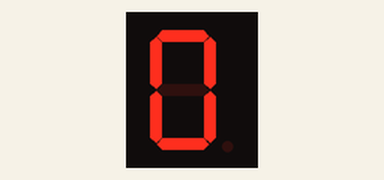
Simulated run of this sketch. Board: Arduino Uno, built with avr-gcc and run on an emulated ATmega328P. Shown: 1-digit seven-segment display. Wiring (inferred from the names in the program): 1-digit 7-segment display, segments lit when HIGH: segments pin 2, pin 3, pin 4, pin 5, pin 6, pin 7, pin 8. The segment pins are drawn as the display they are named for.

Above: at 0.1 s.
At 4.1 s:
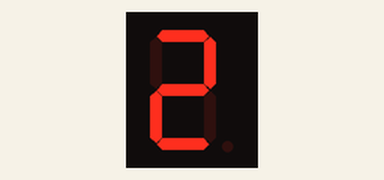
At 8.1 s:
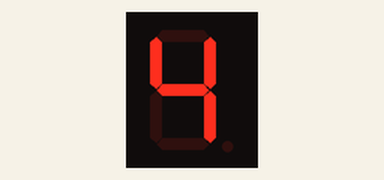
At 16.1 s:
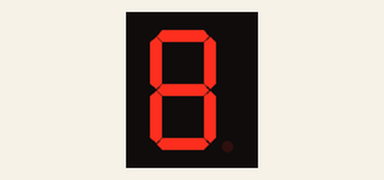
At 26.1 s:
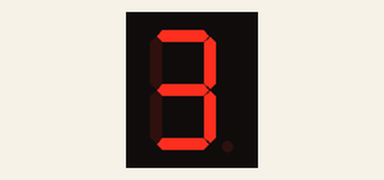
At 38.1 s:
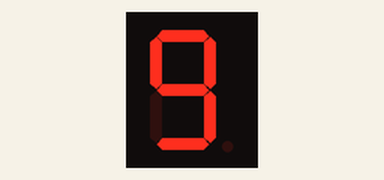

Measured:
- what the display in image 1 shows lasts 2.0 s, from 4.0 s to 6.0 s

The sketch:

sevSeg.ino
```cpp
//_aryan_05_05
//sevSeg
//g,f,com,a,b
//e,d,com,c,dp
int a=2,b=3,c=4,d=5,e=6,f=7,g=8,dp=9;
//display number 1
void display1(void)
{

    digitalWrite(b,HIGH);
    digitalWrite(c,HIGH);
}
//display number2
void
  display2(void)
{
    digitalWrite(a,HIGH);
    digitalWrite(b,HIGH);

    digitalWrite(g,HIGH);
  digitalWrite(e,HIGH);
    digitalWrite(d,HIGH);
}

// display number3
void display3(void)
{
    digitalWrite(a,HIGH);

    digitalWrite(b,HIGH);

  digitalWrite(c,HIGH);
    digitalWrite(d,HIGH);

    digitalWrite(g,HIGH);
}
// display number4
void display4(void)
{

    digitalWrite(f,HIGH);
    digitalWrite(b,HIGH);
    digitalWrite(g,HIGH);

  digitalWrite(c,HIGH);

}
// display number5
void display5(void)

{
    digitalWrite(a,HIGH);
    digitalWrite(f,HIGH);
    digitalWrite(g,HIGH);

  digitalWrite(c,HIGH);
    digitalWrite(d,HIGH);
}
// display number6
void
  display6(void)
{
    digitalWrite(a,HIGH);
    digitalWrite(f,HIGH);

    digitalWrite(g,HIGH);
  digitalWrite(c,HIGH);
    digitalWrite(d,HIGH);

    digitalWrite(e,HIGH);
}
// display number7
void display7(void)

{
   digitalWrite(a,HIGH);
    digitalWrite(b,HIGH);
    digitalWrite(c,HIGH);
}

// display number8
void display8(void)
{
    digitalWrite(a,HIGH);

    digitalWrite(b,HIGH);
    digitalWrite(g,HIGH);
  digitalWrite(c,HIGH);

    digitalWrite(d,HIGH);
    digitalWrite(e,HIGH);
  digitalWrite(f,HIGH);

}
void clearDisplay(void)
{
    digitalWrite(a,LOW);
    digitalWrite(b,LOW);

    digitalWrite(g,LOW);
  digitalWrite(c,LOW);
    digitalWrite(d,LOW);

    digitalWrite(e,LOW);
  digitalWrite(f,LOW);
}
void display9(void)

{
    digitalWrite(a,HIGH);
    digitalWrite(b,HIGH);
    digitalWrite(g,HIGH);

  digitalWrite(c,HIGH);
    digitalWrite(d,HIGH);
  digitalWrite(f,HIGH);

}
void display0(void)
{
    digitalWrite(a,HIGH);
    digitalWrite(b,HIGH);

  digitalWrite(c,HIGH);
    digitalWrite(d,HIGH);
    digitalWrite(e,HIGH);

  digitalWrite(f,HIGH);
}

void setup() {
  // put your setup code here, to run once:
  for(int i=2;i<9;i++)
  {
    pinMode(i,OUTPUT);
  }

}

void loop() {
  // put your main code here, to run repeatedly:
      while(true) //infinite loop

    {   clearDisplay();
  display0();
        delay(2000);
        clearDisplay();

        display1();
        delay(2000);
        clearDisplay();
        display2();

        delay(2000);
        clearDisplay();
        display3();

        delay(2000);
        clearDisplay();
        display4();
        delay(2000);

        clearDisplay();
        display5();
        delay(2000);
        clearDisplay();

        display6();
        delay(2000);
        clearDisplay();

        display7();
        delay(2000);
        clearDisplay();
        display8();

        delay(2000);
        clearDisplay();
        display9();

        delay(2000);
    }
}
```
